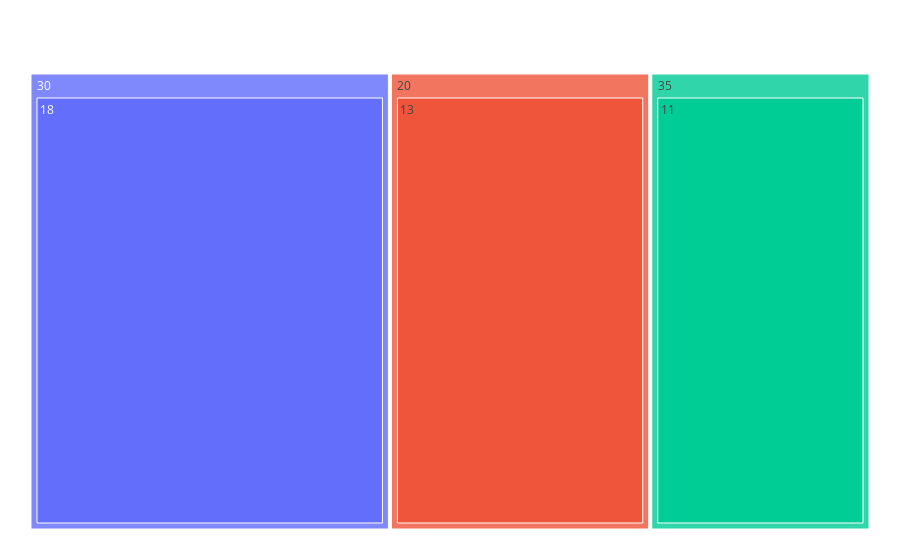

The notebook cell this image was saved under:
### Markdown cell above
### Pregunta 5

Usted quiere hacer un gráfico del tipo MapTree, en el que el primer nivel contiene los tres tipos de capacidad de furgones (20, 30 y 35) y el segundo nivel contiene la cantidad de escuelas diferentes que tienen furgones de esa capacidad (ojo que hay escuelas que tiene más de un furgón del mismo tipo (caso Escuela 2)). ¿Cuál de las siguientes alternativas construye este gráfico?

### Code cell
#A)
p5 = furgones[['Capacidad', 'Escuela_pertenece']].groupby(['Escuela_pertenece', 'Capacidad']).sum().reset_index()
p5 = p5.groupby('Capacidad').count().reset_index()
fig = px.treemap(p5, path=['Capacidad', 'Escuela_pertenece'], values='Escuela_pertenece')
fig.update_layout(margin = dict(t=50, l=25, r=25, b=25))
fig.show()

### Figure 1 — Plotly figure (JSON) as saved in the notebook; plotly's stock layout.template omitted (floating-point values rounded to 4 significant figures)
{"data": [{"branchvalues": "total", "domain": {"x": [0, 1], "y": [0, 1]}, "hovertemplate": "labels=%{label}<br>Escuela_pertenece=%{value}<br>parent=%{parent}<br>id=%{id}<extra></extra>", "ids": ["35/11", "20/13", "30/18", "20", "30", "35"], "labels": ["11", "13", "18", "20", "30", "35"], "name": "", "parents": ["35", "20", "30", "", "", ""], "type": "treemap", "values": [11, 13, 18, 13, 18, 11]}], "layout": {"legend": {"tracegroupgap": 0}, "margin": {"b": 25, "l": 25, "r": 25, "t": 50}}}
